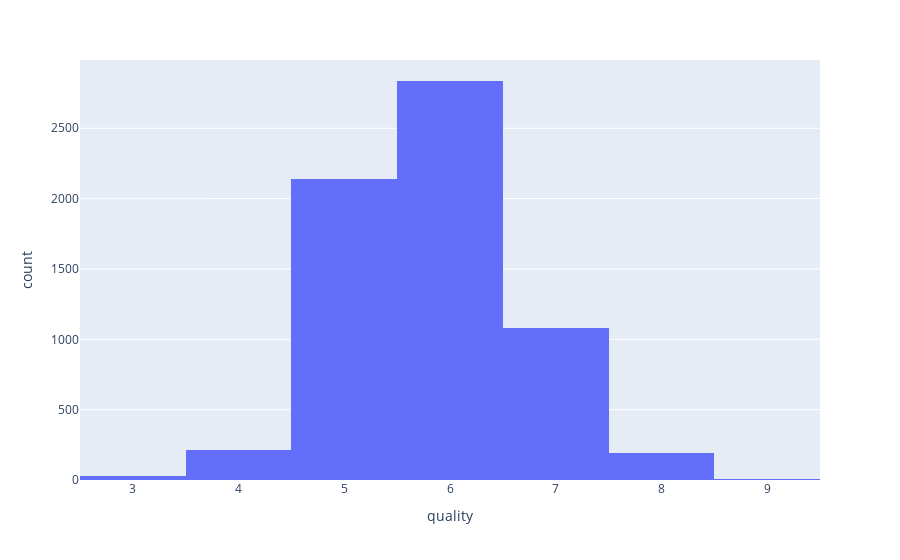

The notebook cell this image was saved under:
### Code cell
# Visualize dataset distribution by quality
fig = px.histogram(Wtotaal, x='quality')
fig.show()

### Figure 1 — Plotly figure (JSON) as saved in the notebook; plotly's stock layout.template omitted (floating-point values rounded to 4 significant figures; data arrays with more than 128 entries replaced by an {"elided": "..."} marker saying what was removed)
{"data": [{"alignmentgroup": "True", "bingroup": "x", "hovertemplate": "quality=%{x}<br>count=%{y}<extra></extra>", "legendgroup": "", "marker": {"color": "#636efa", "pattern": {"shape": ""}}, "name": "", "offsetgroup": "", "orientation": "v", "showlegend": false, "type": "histogram", "x": {"elided": "6497 int values"}, "xaxis": "x", "yaxis": "y"}], "layout": {"barmode": "relative", "legend": {"tracegroupgap": 0}, "margin": {"t": 60}, "xaxis": {"anchor": "y", "domain": [0, 1], "title": {"text": "quality"}}, "yaxis": {"anchor": "x", "domain": [0, 1], "title": {"text": "count"}}}}
